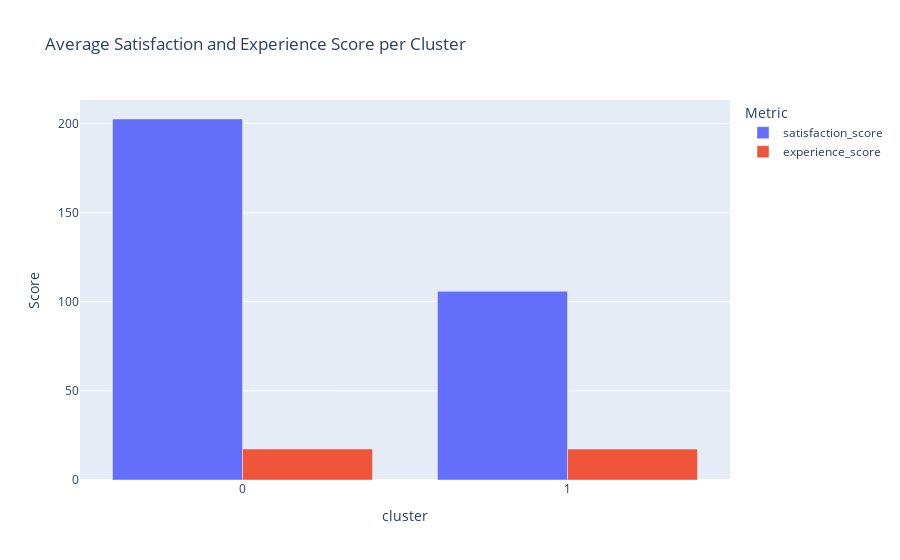

Here is the notebook cell this chart was saved with:
### Code cell
# Task 4.5: Aggregate average satisfaction and experience score per cluster
cluster_scores = df.groupby('cluster')[['satisfaction_score', 'experience_score']].mean()

# Resetting index for Plotly
cluster_scores = cluster_scores.reset_index()

# Creating the bar chart
fig = px.bar(cluster_scores, x='cluster', y=['satisfaction_score', 'experience_score'], 
             title='Average Satisfaction and Experience Score per Cluster',
             labels={'value': 'Score', 'variable': 'Metric'},
             barmode='group')

# Show the plot
fig.show()

### Figure 1 — Plotly figure (JSON) as saved in the notebook; plotly's stock layout.template omitted (floating-point values rounded to 4 significant figures)
{"data": [{"alignmentgroup": "True", "hovertemplate": "Metric=satisfaction_score<br>cluster=%{x}<br>Score=%{y}<extra></extra>", "legendgroup": "satisfaction_score", "marker": {"color": "#636efa", "pattern": {"shape": ""}}, "name": "satisfaction_score", "offsetgroup": "satisfaction_score", "orientation": "v", "showlegend": true, "textposition": "auto", "type": "bar", "x": [0, 1], "xaxis": "x", "y": [202.5, 105.8], "yaxis": "y"}, {"alignmentgroup": "True", "hovertemplate": "Metric=experience_score<br>cluster=%{x}<br>Score=%{y}<extra></extra>", "legendgroup": "experience_score", "marker": {"color": "#EF553B", "pattern": {"shape": ""}}, "name": "experience_score", "offsetgroup": "experience_score", "orientation": "v", "showlegend": true, "textposition": "auto", "type": "bar", "x": [0, 1], "xaxis": "x", "y": [17.39, 17.33], "yaxis": "y"}], "layout": {"barmode": "group", "legend": {"title": {"text": "Metric"}, "tracegroupgap": 0}, "title": {"text": "Average Satisfaction and Experience Score per Cluster"}, "xaxis": {"anchor": "y", "domain": [0, 1], "title": {"text": "cluster"}}, "yaxis": {"anchor": "x", "domain": [0, 1], "title": {"text": "Score"}}}}
